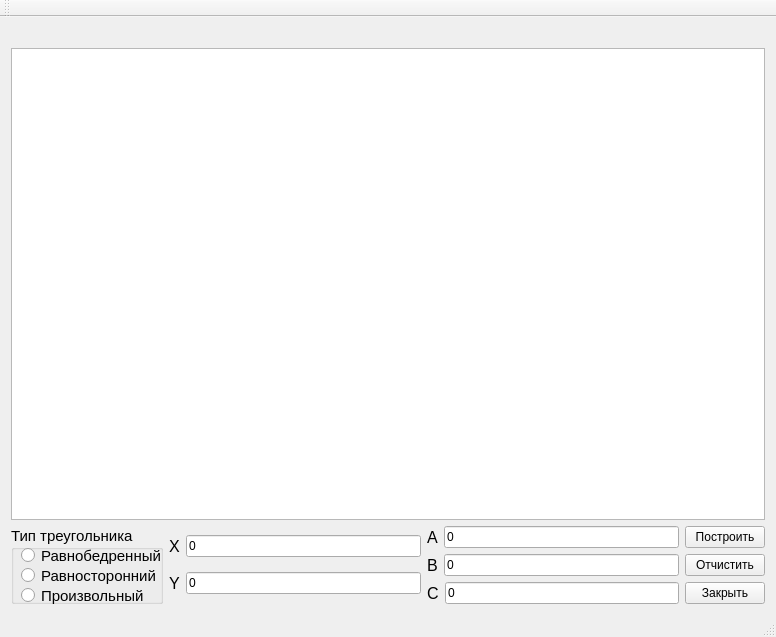
<?xml version="1.0" encoding="UTF-8"?>
<ui version="4.0">
 <class>MainWindow</class>
 <widget class="QMainWindow" name="MainWindow">
  <property name="geometry">
   <rect>
    <x>0</x>
    <y>0</y>
    <width>776</width>
    <height>637</height>
   </rect>
  </property>
  <property name="windowTitle">
   <string>MainWindow</string>
  </property>
  <widget class="QWidget" name="centralWidget">
   <layout class="QVBoxLayout" name="verticalLayout_6">
    <item>
     <widget class="QLabel" name="label">
      <property name="text">
       <string/>
      </property>
     </widget>
    </item>
    <item>
     <layout class="QHBoxLayout" name="horizontalLayout_9">
      <item>
       <widget class="QGraphicsView" name="graphicsView"/>
      </item>
     </layout>
    </item>
    <item>
     <layout class="QVBoxLayout" name="verticalLayout_4">
      <item>
       <layout class="QHBoxLayout" name="horizontalLayout_7">
        <item>
         <widget class="QGroupBox" name="groupBox">
          <property name="font">
           <font>
            <pointsize>11</pointsize>
           </font>
          </property>
          <property name="title">
           <string>Тип треугольника</string>
          </property>
          <widget class="QRadioButton" name="rbTriangleRadioButton">
           <property name="geometry">
            <rect>
             <x>10</x>
             <y>20</y>
             <width>171</width>
             <height>19</height>
            </rect>
           </property>
           <property name="text">
            <string>Равнобедренный</string>
           </property>
          </widget>
          <widget class="QRadioButton" name="rsTriangleRadioButton">
           <property name="geometry">
            <rect>
             <x>10</x>
             <y>40</y>
             <width>171</width>
             <height>19</height>
            </rect>
           </property>
           <property name="text">
            <string>Равносторонний</string>
           </property>
          </widget>
          <widget class="QRadioButton" name="triangleRadioButton">
           <property name="geometry">
            <rect>
             <x>10</x>
             <y>60</y>
             <width>141</width>
             <height>19</height>
            </rect>
           </property>
           <property name="text">
            <string>Произвольный</string>
           </property>
          </widget>
         </widget>
        </item>
        <item>
         <layout class="QVBoxLayout" name="verticalLayout_3">
          <item>
           <layout class="QHBoxLayout" name="horizontalLayout_4">
            <item>
             <widget class="QLabel" name="xLabel">
              <property name="font">
               <font>
                <pointsize>12</pointsize>
               </font>
              </property>
              <property name="text">
               <string>X</string>
              </property>
             </widget>
            </item>
            <item>
             <widget class="QLineEdit" name="xLineEdit">
              <property name="text">
               <string>0</string>
              </property>
             </widget>
            </item>
           </layout>
          </item>
          <item>
           <layout class="QHBoxLayout" name="horizontalLayout_6">
            <item>
             <widget class="QLabel" name="yLabel">
              <property name="font">
               <font>
                <pointsize>12</pointsize>
               </font>
              </property>
              <property name="text">
               <string>Y</string>
              </property>
             </widget>
            </item>
            <item>
             <widget class="QLineEdit" name="yLineEdit">
              <property name="text">
               <string>0</string>
              </property>
             </widget>
            </item>
           </layout>
          </item>
         </layout>
        </item>
        <item>
         <layout class="QVBoxLayout" name="verticalLayout_2">
          <item>
           <layout class="QHBoxLayout" name="horizontalLayout_2">
            <item>
             <widget class="QLabel" name="aLabel">
              <property name="font">
               <font>
                <pointsize>12</pointsize>
               </font>
              </property>
              <property name="text">
               <string>А</string>
              </property>
             </widget>
            </item>
            <item>
             <widget class="QLineEdit" name="aLineEdit">
              <property name="text">
               <string>0</string>
              </property>
             </widget>
            </item>
           </layout>
          </item>
          <item>
           <layout class="QHBoxLayout" name="horizontalLayout_3">
            <item>
             <widget class="QLabel" name="bLabel">
              <property name="font">
               <font>
                <pointsize>12</pointsize>
               </font>
              </property>
              <property name="text">
               <string>B</string>
              </property>
             </widget>
            </item>
            <item>
             <widget class="QLineEdit" name="bLineEdit">
              <property name="text">
               <string>0</string>
              </property>
             </widget>
            </item>
           </layout>
          </item>
          <item>
           <layout class="QHBoxLayout" name="horizontalLayout_5">
            <item>
             <widget class="QLabel" name="cLabel">
              <property name="font">
               <font>
                <pointsize>12</pointsize>
               </font>
              </property>
              <property name="text">
               <string>C</string>
              </property>
             </widget>
            </item>
            <item>
             <widget class="QLineEdit" name="cLineEdit">
              <property name="text">
               <string>0</string>
              </property>
             </widget>
            </item>
           </layout>
          </item>
         </layout>
        </item>
        <item>
         <layout class="QVBoxLayout" name="verticalLayout_5">
          <item>
           <widget class="QPushButton" name="drawButton">
            <property name="text">
             <string>Построить</string>
            </property>
           </widget>
          </item>
          <item>
           <widget class="QPushButton" name="clearButton">
            <property name="text">
             <string>Отчистить</string>
            </property>
           </widget>
          </item>
          <item>
           <widget class="QPushButton" name="closeButton">
            <property name="text">
             <string>Закрыть</string>
            </property>
           </widget>
          </item>
         </layout>
        </item>
       </layout>
      </item>
     </layout>
    </item>
   </layout>
  </widget>
  <widget class="QMenuBar" name="menuBar">
   <property name="geometry">
    <rect>
     <x>0</x>
     <y>0</y>
     <width>776</width>
     <height>20</height>
    </rect>
   </property>
  </widget>
  <widget class="QToolBar" name="mainToolBar">
   <attribute name="toolBarArea">
    <enum>TopToolBarArea</enum>
   </attribute>
   <attribute name="toolBarBreak">
    <bool>false</bool>
   </attribute>
  </widget>
  <widget class="QStatusBar" name="statusBar"/>
 </widget>
 <layoutdefault spacing="6" margin="11"/>
 <resources/>
 <connections>
  <connection>
   <sender>closeButton</sender>
   <signal>clicked()</signal>
   <receiver>MainWindow</receiver>
   <slot>close()</slot>
   <hints>
    <hint type="sourcelabel">
     <x>746</x>
     <y>585</y>
    </hint>
    <hint type="destinationlabel">
     <x>709</x>
     <y>599</y>
    </hint>
   </hints>
  </connection>
 </connections>
</ui>
